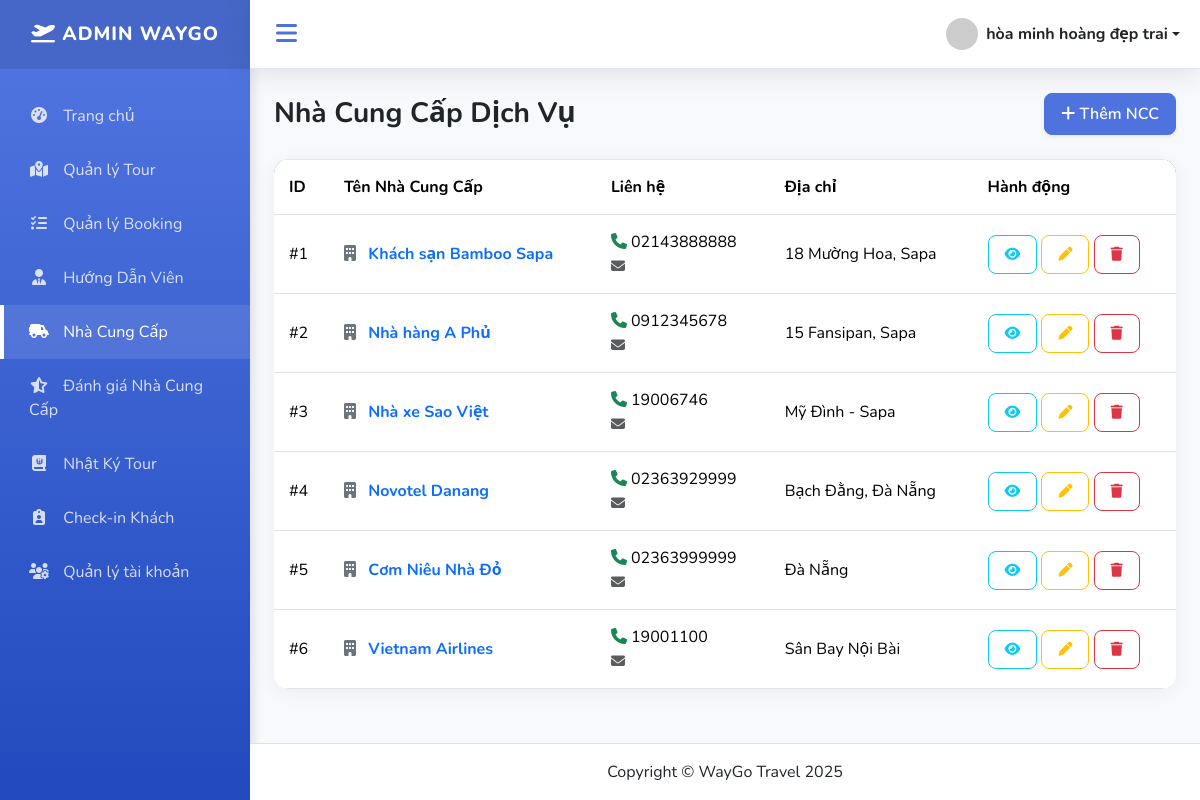
Screenshot of /index.php?action=listsupplier (signed in) with the database file from the repository.
### tables this page shows
CREATE TABLE `suppliers` (
  `id` int NOT NULL,
  `name` varchar(255) NOT NULL,
  `type` enum('Nhà hàng','Khách sạn','Vận chuyển') NOT NULL,
  `phone` varchar(20) DEFAULT NULL,
  `email` varchar(255) DEFAULT NULL,
  `address` varchar(255) DEFAULT NULL,
  `rating` int DEFAULT '0',
  `created_at` timestamp NULL DEFAULT CURRENT_TIMESTAMP
);

### controllers/SupplierController.php (called while the page is built, shortened)
<?php
require_once PATH_MODEL . "supplierModel.php";
class SupplierController
{
    public function listSupplier()
    {
        $model = new Supplier();
        $suppliers = $model->getAll();
        include "views/admin/suppliers/listsupplier.php";
    }
}

### index.php (called while the page is built, shortened)
<?php
require_once './routes/index.php';

### models/BaseModel.php (called while the page is built, shortened)
<?php
class BaseModel
{
    public function __construct()
    {
        $dsn = sprintf('mysql:host=%s;port=%s;dbname=%s;charset=utf8', DB_HOST, DB_PORT, DB_NAME);
        try {
            $this->pdo = new PDO($dsn, DB_USERNAME, DB_PASSWORD, DB_OPTIONS);
        } catch (PDOException $e) {
            die("Kết nối cơ sở dữ liệu thất bại: {$e->getMessage()}. Vui lòng thử lại sau.");
        }
    }
}

### models/SupplierModel.php (called while the page is built, shortened)
<?php
require_once "models/BaseModel.php";
class Supplier extends BaseModel
{
    protected $table = "suppliers";
    public function getAll()
    {
        $sql = "SELECT * FROM $this->table";
        $stmt = $this->pdo->prepare($sql);
        $stmt->execute();
        return $stmt->fetchAll();
    }
}

### views/admin/suppliers/listsupplier.php (the view)
<?php require_once "views/layouts/header.php"; ?>
<div class="d-flex justify-content-between align-items-center mb-4">
    <h1 class="h3 mb-0 text-gray-800 fw-bold">Nhà Cung Cấp Dịch Vụ</h1>
    <a href="index.php?action=addsupplier" class="btn btn-primary shadow-sm">
        <i class="fa-solid fa-plus"></i> Thêm NCC
    </a>
</div>
<div class="card card-modern">
    <div class="card-body p-0">
        <div class="table-responsive">
            <table class="table table-modern table-hover align-middle mb-0">
                <thead>
                    <tr>
                        <th>ID</th>
                        <th>Tên Nhà Cung Cấp</th>
                        <th>Liên hệ</th>
                        <th>Địa chỉ</th>
                        <th>Hành động</th>
                    </tr>
                </thead>
                <tbody>
                    <?php foreach ($suppliers as $s): ?>
                    <tr>
                        <td>#<?= $s['id'] ?></td>
                        <td class="fw-bold text-primary">
                            <i class="fa-solid fa-building me-2 text-secondary"></i> <?= $s['name'] ?>
                        </td>
                        <td>
                            <div><i class="fa-solid fa-phone text-success"></i> <?= $s['phone'] ?></div>
                            <small class="text-muted"><i class="fa-solid fa-envelope"></i> <?= $s['email'] ?></small>
                        </td>
                        <td><?= $s['address'] ?></td>
                        <td>
                            <a href="index.php?action=detailsupplier&id=<?= $s['id'] ?>" class="btn btn-sm btn-outline-info" title="Chi tiết"><i class="fa-solid fa-eye"></i></a>
                            <a href="index.php?action=editsupplier&id=<?= $s['id'] ?>" class="btn btn-sm btn-outline-warning" title="Sửa"><i class="fa-solid fa-pen"></i></a>
                            <a href="index.php?action=deletesupplier&id=<?= $s['id'] ?>" class="btn btn-sm btn-outline-danger" onclick="return confirm('Xóa nhà cung cấp này?')" title="Xóa"><i class="fa-solid fa-trash"></i></a>
                        </td>
                    </tr>
                    <?php endforeach; ?>
                </tbody>
            </table>
        </div>
    </div>
</div>
<?php require_once "views/layouts/footer.php"; ?>

### routes/index.php (shortened to what this page needs)
<?php
$action = $_GET['action'] ?? 'dashboard';
$role = $_SESSION['role'] ?? '';
if ($role === 'admin' || $role === 'staff') {
    match ($action) {
        'dashboard' => (new DashboardController())->index(),
        '/', 'tour_list' => (new TourController())->listTour(),
        'tour_add' => (new TourController())->addTour(),
        'tour_detail' => (new TourController())->detailTour(),
        'tour_edit' => (new TourController())->editTour(),
        'tour_delete' => (new TourController())->deleteTour(),
        'hdv_list' => (new HuongDanVienController())->listHDV(),
        'hdv_add' => (new HuongDanVienController())->addHDV(),
        'hdv_detail' => (new HuongDanVienController())->detailHDV(),
        'hdv_edit' => (new HuongDanVienController())->editHDV(),
        'hdv_delete' => (new HuongDanVienController())->deleteHDV(),
        'listsupplier'   => (new SupplierController())->listSupplier(),
        'addsupplier' => (new SupplierController())->addSupplier(),
        'storesupplier'  => (new SupplierController())->storeSupplier(),
        'detailsupplier' => (new SupplierController())->detailSupplier(),
        'editsupplier' => (new SupplierController())->editSupplier(),
        'updatesupplier' => (new SupplierController())->updateSupplier(),
        'deletesupplier' => (new SupplierController())->deleteSupplier(),
        'booking_list' => (new BookingController())->listBooking(),
        'booking_add' => (new BookingController())->addBooking(),
        'booking_detail' => (new BookingController())->detailBooking(),
        'booking_edit' => (new BookingController())->editBooking(),
        'booking_delete' => (new BookingController())->deleteBooking(),
        'ajax_get_tour' => (new BookingController())->ajaxGetTourInfo(),
        'ajax_get_hdv_avail' => (new BookingController())->ajaxGetAvailableHdvs(),
        'comments_list' => (new CommentController())->listComments(),
        'comment_add_form' => (new CommentController())->showAddForm(),
        'comment_add' => (new CommentController())->addComment(),
        'comment_delete' => (new CommentController())->deleteComment(),
        'comment_detail' => (new CommentController())->detailComment(),
        'diary_list' => (new TourDiaryController())->listDiary(),
        'diary_manage' => (new TourDiaryController())->manageDiary(),
        'diary_delete_all' => (new TourDiaryController())->deleteBookingDiaries(),
        'ajax_get_tour_days' => (new TourDiaryController())->ajaxGetTourDays(),
        'checkin_list' => (new CheckinController())->listBookings(),
        'checkin_perform' => (new CheckinController())->performCheckin(),
        'checkin_ajax_update' => (new CheckinController())->ajaxUpdateStatus(),
        'checkin_all' => (new CheckinController())->checkinAll(),
        'checkin_create_session' => (new CheckinController())->createSession(),
        'checkin_delete_session' => (new CheckinController())->deleteSession(),
        default => (new DashboardController())->index(),
        'user_list'    => (new UserController())->listUser(),
        'user_add'     => (new UserController())->addUser(),
        'user_edit'    => (new UserController())->editUser(),
        'user_delete'  => (new UserController())->deleteUser(),
    };
}

### views/layouts/header.php (shortened to what this page needs)
<!DOCTYPE html>
<html lang="vi">
<head>
    <link href="https://cdn.jsdelivr.net/npm/bootstrap@5.3.3/dist/css/bootstrap.min.css" rel="stylesheet">
    <link rel="stylesheet" href="https://cdnjs.cloudflare.com/ajax/libs/font-awesome/6.5.1/css/all.min.css" />
    <link rel="stylesheet" href="assets/css/dashboard.css">
</head>
<body>
    <div class="wrapper">
        <nav id="sidebar">
            <div class="sidebar-header">
                <i class="fa-solid fa-plane-departure"></i> ADMIN WAYGO
            </div>
            <ul class="list-unstyled components">
                <li>
                    <a href="index.php?controller=admin&action=dashboard" class="<?= (!isset($_GET['action']) || $_GET['action'] == 'dashboard') ? 'active' : '' ?>">
                        <i class="fa-solid fa-gauge-high"></i> Trang chủ
                    </a>
                </li>
                <li>
                    <a href="index.php?action=tour_list" class="<?= (isset($_GET['action']) && strpos($_GET['action'], 'tour') !== false) ? 'active' : '' ?>">
                        <i class="fa-solid fa-map-location-dot"></i> Quản lý Tour
                    </a>
                </li>
                <li>
                    <a href="index.php?action=booking_list" class="<?= (isset($_GET['action']) && strpos($_GET['action'], 'booking') !== false) ? 'active' : '' ?>">
                        <i class="fa-solid fa-list-check"></i> Quản lý Booking
                    </a>
                </li>
                <li>
                    <a href="index.php?action=hdv_list" class="<?= (isset($_GET['action']) && strpos($_GET['action'], 'hdv') !== false) ? 'active' : '' ?>">
                        <i class="fa-solid fa-user-tie"></i> Hướng Dẫn Viên
                    </a>
                </li>
                <li>
                    <a href="index.php?action=listsupplier" class="<?= (isset($_GET['action']) && strpos($_GET['action'], 'supplier') !== false) ? 'active' : '' ?>">
                        <i class="fa-solid fa-truck-field"></i> Nhà Cung Cấp
                    </a>
                </li>
                <li>
                    <a href="index.php?action=comments_list"
                        class="<?= (isset($_GET['action']) && $_GET['action'] === 'comments_list') ? 'active' : '' ?>">
                        <i class="fa-solid fa-star-half-stroke"></i> Đánh giá Nhà Cung Cấp
                    </a>
                </li>
                <li>
                    <a href="index.php?action=diary_list" class="<?= (isset($_GET['action']) && strpos($_GET['action'], 'diary') !== false) ? 'active' : '' ?>">
                        <i class="fa-solid fa-book-journal-whills"></i> Nhật Ký Tour
                    </a>
                </li>
                <li>
                    <a href="index.php?action=checkin_list" class="<?= (isset($_GET['action']) && strpos($_GET['action'], 'checkin') !== false) ? 'active' : '' ?>">
                        <i class="fa-solid fa-clipboard-user"></i> Check-in Khách
                    </a>
                </li>
                <li>
                    <a href="index.php?action=user_list">
                        <i class="fa-solid fa-users-gear"></i>
                        <span>Quản lý tài khoản</span>
                    </a>
                </li>
            </ul>
        </nav>
        <div id="content">
            <nav class="navbar-custom">
                <button type="button" id="sidebarCollapse" class="btn-toggle-sidebar">
                    <i class="fa-solid fa-bars"></i>
                </button>
                <div class="d-flex align-items-center">
                    <div class="dropdown">
                        <a href="#" class="d-flex align-items-center text-decoration-none dropdown-toggle text-dark fw-bold" id="dropdownUser1" data-bs-toggle="dropdown" aria-expanded="false">
                            <img src="https://ui-avatars.com/api/?name=<?= $_SESSION['user_name'] ?? 'Admin' ?>&background=random" alt="" width="32" height="32" class="rounded-circle me-2">
                            <span><?= $_SESSION['user_name'] ?? 'Quản trị viên' ?></span>
                        </a>
                    </div>
                </div>
            </nav>
            <div class="container-fluid p-4">

### views/layouts/footer.php (shortened to what this page needs)
</div> <footer class="bg-white text-center py-3 mt-auto border-top">
            <div class="container my-auto">
                <div class="copyright text-center my-auto">
                    <span>Copyright &copy; WayGo Travel 2025</span>
                </div>
            </div>
        </footer>
    </div> </div> <script src="https://cdn.jsdelivr.net/npm/bootstrap@5.3.3/dist/js/bootstrap.bundle.min.js"></script>
</body>
</html>

### assets/css/dashboard.css (style rules this page uses)
:root { --primary-color: #4e73df; --secondary-color: #858796; --success-color: #1cc88a; --info-color: #36b9cc; --warning-color: #f6c23e; --danger-color: #e74a3b; --dark-bg: #222e3c; --light-bg: #f8f9fc; --sidebar-width: 250px; --sidebar-collapsed-width: 70px; --transition-speed: 0.3s; }
body { background-color: var(--light-bg); font-family: 'Nunito', 'Segoe UI', sans-serif; overflow-x: hidden; }
.wrapper { display: flex; width: 100%; align-items: stretch; }
#sidebar { min-width: var(--sidebar-width); max-width: var(--sidebar-width); background: linear-gradient(180deg, #4e73df 10%, #224abe 100%); color: #fff; transition: all var(--transition-speed); min-height: 100vh; box-shadow: 4px 0 10px rgba(0,0,0,0.1); }
#sidebar .sidebar-header { padding: 20px; background: rgba(0, 0, 0, 0.1); font-weight: 800; text-align: center; font-size: 1.2rem; letter-spacing: 1px; }
#sidebar ul.components { padding: 20px 0; }
#sidebar ul li a { padding: 15px 25px; font-size: 1rem; display: block; color: rgba(255, 255, 255, 0.8); text-decoration: none; transition: 0.3s; border-left: 4px solid transparent; }
#sidebar ul li a:hover, #sidebar ul li a.active { color: #fff; background: rgba(255, 255, 255, 0.1); border-left: 4px solid #fff; }
#sidebar ul li a i { margin-right: 10px; width: 20px; text-align: center; }
#content { width: 100%; min-height: 100vh; transition: all var(--transition-speed); display: flex; flex-direction: column; }
.navbar-custom { padding: 15px 20px; background: #fff; border-bottom: 1px solid #e3e6f0; box-shadow: 0 .15rem 1.75rem 0 rgba(58,59,69,.15); display: flex; justify-content: space-between; align-items: center; }
.btn-toggle-sidebar { background: transparent; border: none; color: var(--primary-color); font-size: 1.5rem; cursor: pointer; }
.card-modern { border: none; border-radius: 15px; box-shadow: 0 4px 20px rgba(0, 0, 0, 0.05); transition: transform 0.3s ease; background: #fff; overflow: hidden; height: auto !important; min-height: 0; }
.table-modern { background: #fff; border-radius: 10px; overflow: hidden; box-shadow: 0 0 20px rgba(0,0,0,0.05); width: 100%; margin-bottom: 1rem; color: #212529; }
.table-modern thead { background-color: var(--primary-color); color: white; }
.table-modern th, .table-modern td { padding: 15px; vertical-align: middle; border-top: 1px solid #e3e6f0; }
.btn { border-radius: 8px; padding: 8px 16px; font-weight: 600; transition: all 0.3s; }
.btn-primary { background-color: var(--primary-color); border-color: var(--primary-color); }

### rows the page displays
suppliers: id "1", name "Khách sạn Bamboo Sapa", phone "02143888888", address "18 Mường Hoa, Sapa"
suppliers: id "2", name "Nhà hàng A Phủ", phone "0912345678", address "15 Fansipan, Sapa"
suppliers: id "3", name "Nhà xe Sao Việt", phone "19006746", address "Mỹ Đình - Sapa"
suppliers: id "4", name "Novotel Danang", phone "02363929999", address "Bạch Đằng, Đà Nẵng"
suppliers: id "5", name "Cơm Niêu Nhà Đỏ", phone "02363999999", address "Đà Nẵng"
suppliers: id "6", name "Vietnam Airlines", phone "19001100", address "Sân Bay Nội Bài"

### other values shown
$_SESSION['user_name'] "hòa minh hoàng đẹp trai"
